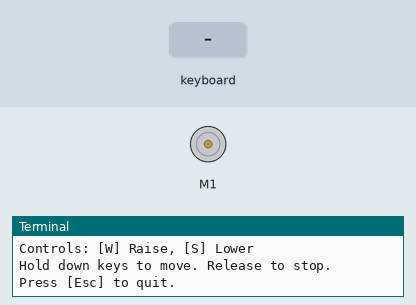
Recording of a program running on a simulated Raspberry Pi (BCM pin numbers). On the bench: DC motor (green arrow = forward, orange = backward, longer = faster), the last lines printed to the terminal. Inputs (shaded band) come from the test bench.

Above: at 1.2 s.
1.3 s: key "w" typed on the keyboard
At 1.37 s:
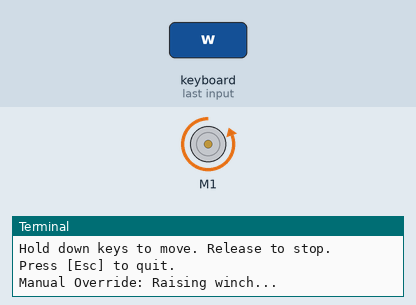
2.9 s: key "s" typed on the keyboard
At 2.97 s:
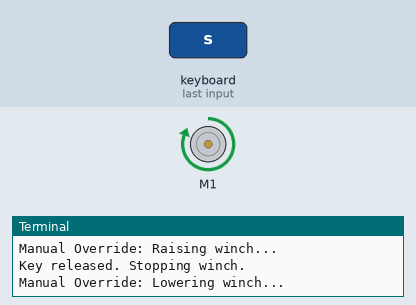
Timing chart, 0 to 5.9 s (numbered marks = the images above; inputs shaded):
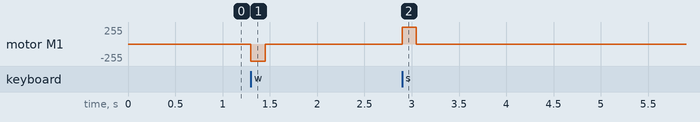

Measured:
- after the input at 1.3 s, motor M1: stopped → backward 255/255 at once, → stopped 0.15 s later
- after the input at 2.9 s, motor M1: stopped → forward 255/255 at once, → stopped 0.15 s later

The program:

winch_control.py
```python
import csv
import datetime
import time

from gpiozero import Device, Motor
from pynput import keyboard

# To prevent noisy GPIO warnings
Device.pin_factory = None

# =======================================================================
# PIN ASSIGNMENTS (BCM numbering)
# =======================================================================
MOTOR_A_IN1_PIN = 17  # IN1 (Connect to L298N IN1 or IN3)
MOTOR_A_IN2_PIN = 27  # IN2 (Connect to L298N IN2 or IN4)
MOTOR_A_ENABLE_PIN = 12  # ENA (Connect to L298N ENA or ENB)

# =======================================================================
# CONFIGURATION
# =======================================================================
MOTOR_SPEED = 1.0  # Speed from 0.0 to 1.0

# --- Global motor object ---
winch_motor = None

# =======================================================================
# CORE WINCH FUNCTIONS
# =======================================================================


def setup():
    """Initializes the motor object for the winch."""
    global winch_motor
    print("Setting up winch motor...")
    try:
        winch_motor = Motor(
            forward=MOTOR_A_IN1_PIN,
            backward=MOTOR_A_IN2_PIN,
            enable=MOTOR_A_ENABLE_PIN,
        )
        print("Winch motor setup complete.")
    except Exception as e:
        print(
            f"ERROR: Could not initialize winch motor. Is pigpiod running? Error: {e}"
        )
        raise RuntimeError(f"Winch motor initialization failed: {e}") from e


def lower_winch(duration_sec):
    """Runs the winch motor forward to lower the magnet."""
    if not winch_motor:
        print("ERROR: Winch not set up.")
        return
    print(f"Lowering winch for {duration_sec} seconds...")
    winch_motor.forward(speed=MOTOR_SPEED)
    time.sleep(duration_sec)
    winch_motor.stop()
    print("Winch stopped.")


def raise_winch(duration_sec):
    """Runs the winch motor backward to raise the magnet."""
    if not winch_motor:
        print("ERROR: Winch not set up.")
        return
    print(f"Raising winch for {duration_sec} seconds...")
    winch_motor.backward(speed=MOTOR_SPEED)
    time.sleep(duration_sec)
    winch_motor.stop()
    print("Winch stopped.")


def cleanup():
    """Stops the motor and cleans up GPIO resources."""
    if winch_motor:
        print("Cleaning up winch motor GPIO...")
        winch_motor.stop()
        winch_motor.close()
    print("Winch cleanup complete.")


# =======================================================================
# INDEPENDENT TESTING SCRIPT (using your hotkey example)
# =======================================================================
if __name__ == "__main__":

    def on_press(key):
        try:
            if key.char == "w":
                print("Manual Override: Raising winch...")
                winch_motor.backward(speed=MOTOR_SPEED)
            elif key.char == "s":
                print("Manual Override: Lowering winch...")
                winch_motor.forward(speed=MOTOR_SPEED)
        except AttributeError:
            pass

    def on_release(key):
        try:
            if key.char in ["w", "s"]:
                print("Key released. Stopping winch.")
                winch_motor.stop()
        except AttributeError:
            pass
        if key == keyboard.Key.esc:
            return False  # Stop listener

    try:
        setup()
        print("\n--- Winch Motor Test Mode ---")
        print("Controls: [W] Raise, [S] Lower")
        print("Hold down keys to move. Release to stop.")
        print("Press [Esc] to quit.")

        listener = keyboard.Listener(on_press=on_press, on_release=on_release)
        listener.start()
        listener.join()

    finally:
        print("\nExiting test mode.")
        cleanup()
```
